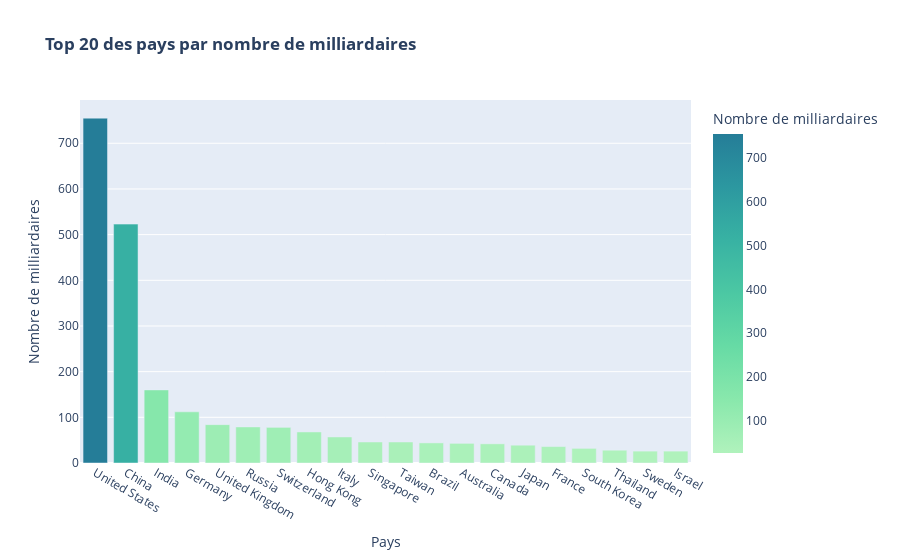

The notebook cell saved with this chart:
### Code cell
# Top 20 des pays avec le plus de milliardaires

df_map = df_viz['Pays'].value_counts().reset_index()
df_map.columns = ['Pays', 'Nombre de milliardaires']


fig_bar = px.bar(
    df_map.sort_values("Nombre de milliardaires", ascending=False).head(20),
    x="Pays",
    y="Nombre de milliardaires",
    title="<b>Top 20 des pays par nombre de milliardaires<b>",
    labels={"Nombre de milliardaires": "Nombre de milliardaires"},
    color="Nombre de milliardaires",
    color_continuous_scale="Tealgrn"
)
fig_bar.show()

### Figure 1 — Plotly figure (JSON) as saved in the notebook; plotly's stock layout.template omitted (floating-point values rounded to 4 significant figures)
{"data": [{"alignmentgroup": "True", "hovertemplate": "Pays=%{x}<br>Nombre de milliardaires=%{marker.color}<extra></extra>", "legendgroup": "", "marker": {"color": [755, 523, 160, 112, 84, 79, 78, 68, 57, 46, 46, 44, 43, 42, 39, 36, 32, 28, 26, 26], "coloraxis": "coloraxis", "pattern": {"shape": ""}}, "name": "", "offsetgroup": "", "orientation": "v", "showlegend": false, "textposition": "auto", "type": "bar", "x": ["United States", "China", "India", "Germany", "United Kingdom", "Russia", "Switzerland", "Hong Kong", "Italy", "Singapore", "Taiwan", "Brazil", "Australia", "Canada", "Japan", "France", "South Korea", "Thailand", "Sweden", "Israel"], "xaxis": "x", "y": [755, 523, 160, 112, 84, 79, 78, 68, 57, 46, 46, 44, 43, 42, 39, 36, 32, 28, 26, 26], "yaxis": "y"}], "layout": {"barmode": "relative", "coloraxis": {"colorbar": {"title": {"text": "Nombre de milliardaires"}}, "colorscale": [[0, "rgb(176, 242, 188)"], [0.1667, "rgb(137, 232, 172)"], [0.3333, "rgb(103, 219, 165)"], [0.5, "rgb(76, 200, 163)"], [0.6667, "rgb(56, 178, 163)"], [0.8333, "rgb(44, 152, 160)"], [1, "rgb(37, 125, 152)"]]}, "legend": {"tracegroupgap": 0}, "title": {"text": "<b>Top 20 des pays par nombre de milliardaires<b>"}, "xaxis": {"anchor": "y", "domain": [0, 1], "title": {"text": "Pays"}}, "yaxis": {"anchor": "x", "domain": [0, 1], "title": {"text": "Nombre de milliardaires"}}}}
